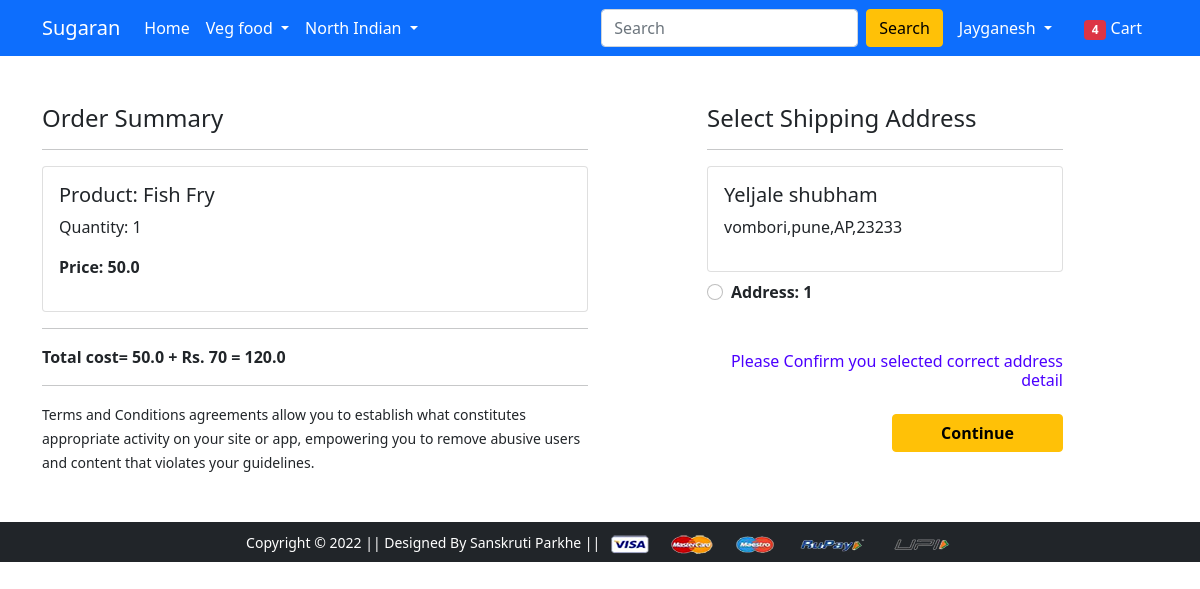
Screenshot of /checkout/ (signed in) with the database file from the repository.
### app/models.py (models this page shows, shortened)
class Cart(models.Model):
    user = models.ForeignKey(User, on_delete=models.CASCADE)
    product = models.ForeignKey(Product, on_delete = models.CASCADE)
    quantity = models.PositiveIntegerField(default=1)
    @property
    def total_cost(self):
        return self.quantity * self.product.discounted_price

class Product(models.Model):
    title = models.CharField(max_length=100)
    selling_price = models.FloatField()
    discounted_price = models.FloatField()
    description =models.TextField()
    brand = models.CharField(max_length=100)
    category = models.CharField(choices= CATEGORY_CHOICES,max_length=2)
    product_image= models.ImageField(upload_to='productimg')

class Customer(models.Model):
    user = models.ForeignKey(User, on_delete=models.CASCADE)
    name = models.CharField(max_length=200)
    locality = models.CharField(max_length=200)
    city = models.CharField(max_length=200)
    zipcode =models.IntegerField()
    state = models.CharField(choices=STATE_CHOICES,max_length=50)

### app/views.py (the view)
# urls.py: path('checkout/', views.checkout, name='checkout'),
def checkout(request):
    user = request.user
    add = Customer.objects.filter(user=user)
    cart_items = Cart.objects.filter(user=user)
    amount = 0.0
    shipping_amount = 70.0
    totalamount=0.0
    cart_product =[p for p in Cart.objects.all() if p.user == request.user]
    if cart_product:
        for p in cart_product:
            tempamount = (p.quantity * p.product.discounted_price)
            amount += tempamount
        totalamount = amount + shipping_amount
    return render(request,'app/checkout.html',{'add':add ,'cart_items':cart_items ,'amount':amount,'totalamount':totalamount})

### app/templates/app/checkout.html (shortened to what this page needs)
{% extends 'app/base.html' %}
{% load static %}
{% block main-content %}
<div class="container">
 <div class="row mt-5">
  <div class="col-sm-6">
    <h4>Order Summary</h4>
    <hr>
    {% for item in cart_items %}
      <div class="card mb-2">
        <div class="card-body">
          <h5>Product: {{item.product.title}}</h5>
          <p>Quantity: {{item.quantity}}</p>
          <p class="fw-bold">Price: {{item.total_cost}} </p>
        </div>
      </div>
      {% endfor %}
      <hr>
      <p class = "fw-bold"> Total cost= {{amount}} + Rs. 70 = {{totalamount}}
   <hr> <small>Terms and Conditions agreements allow you to establish what constitutes appropriate activity on your site or app, empowering you to remove abusive users and content that violates your guidelines.</small>
  </div>
  <div class="col-sm-4 offset-sm-1">
    <h4>Select Shipping Address</h4>
    <hr>
    <form action="/paymentdone">
      {% for ad in add %}
      <div class="card">
        <div class="card-body">
        <h5>{{ad.name}}</h5>
        <p>{{ad.locality}},{{ad.city}},{{ad.state}},{{ad.zipcode}}</p>
        </div>
      </div>
        <div class="form-check mt-2 mb-5">
          <input class="form-check-input" type="radio" name="custid" id="custadd{{forloop.counter}}" value="{{ad.id}}">
          <label class="form-check-label fw-bold" for="">
            Address: {{forloop.counter}} </label>
        </div>
        {% endfor %}
        <div class="text-end">
          <h6 style="color:rgb(76, 0, 255);">Please Confirm you selected correct address detail </h6>
          <button type="submit" class="btn btn-warning mt-3 px-5 fw-bold">Continue</button>
        </div>
      </form>
    </div>
  </div>
</div>
{% endblock main-content %}

### app/templates/app/base.html (shortened to what this page needs)
<!doctype html>
{% load static %}
<html lang="en">
  <head>
    <link href="https://cdn.jsdelivr.net/npm/bootstrap@5.0.0-beta1/dist/css/bootstrap.min.css" rel="stylesheet">
    <link rel="stylesheet" href="{% static 'app/css/owl.carousel.min.css' %}">
    <link rel="stylesheet" href="{% static 'app/css/all.min.css' %}">
    <link rel="stylesheet" href="{% static 'app/css/style.css' %}">
  </head>
  <body>
    <nav class="navbar navbar-expand-lg navbar-dark bg-primary">
     <div class="container">
       <a class="navbar-brand" href="/">Sugaran</a>
       <div class="collapse navbar-collapse" id="navbarSupportedContent">
         <ul class="navbar-nav me-auto mb-2 mb-lg-0">
           <li class="nav-item">
             <a class="nav-link active" aria-current="page" href="/">Home</a>
           </li>
           <li class="nav-item dropdown">
             <a class="nav-link dropdown-toggle text-white" href="#" id="electronicsDropdown" role="button" data-bs-toggle="dropdown" aria-expanded="false">
               Veg food
             </a>
           </li>
           <li class="nav-item dropdown">
             <a class="nav-link dropdown-toggle text-white" href="#" id="fashionDropdown" role="button" data-bs-toggle="dropdown" aria-expanded="false">
               North Indian
             </a>
           </li>
         </ul>
         <form class="d-flex">
           <input class="form-control me-2" type="search" placeholder="Search" aria-label="Search">
           <button class="btn btn-warning" type="submit">Search</button>
         </form>
         <div>
          <ul class="navbar-nav me-auto mb-2 mb-lg-0">
            {% if request.user.is_authenticated %}
           <li class="nav-item dropdown mx-2">
              <a class="nav-link dropdown-toggle text-white" href="#" id="profileDropdown" role="button" data-bs-toggle="dropdown" aria-expanded="false">
                {{request.user.username|capfirst}}
              </a>
            </li>
            <li class="nav-item mx-2">
             <a href="{% url 'showcart' %}" class="nav-link text-white"><span class="badge bg-danger">4</span> Cart </a>
            </li>
            {% endif %}
          </ul>
         </div>
       </div>
     </div>
    </nav>
    {% block main-content %} {% endblock main-content %}
    <footer class="container-fluid bg-dark text-center p-2 mt-5">
        <small class="text-white">Copyright &copy; 2022 || Designed By Sanskruti Parkhe || </small>
        <img src="{% static 'app/images/payment.png' %}" alt="" srcset="" class="img-fluid" height="2px">
    </footer>
  </body>
</html>

### rows the page displays
Cart: product "Fish Fry", quantity "1", total_cost "50.0"
Customer: name "Yeljale shubham", locality "vombori", city "pune", state "AP", zipcode "23233"

### other values shown
{{ request.user.username|capfirst }} "Jayganesh"
{{ amount }} "50.0"
{{ totalamount }} "120.0"
